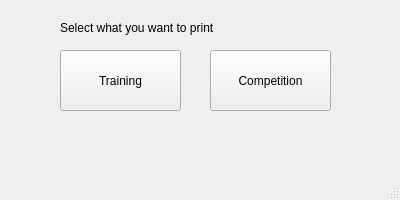
<?xml version="1.0" encoding="UTF-8"?>
<ui version="4.0">
 <class>MainWindow</class>
 <widget class="QMainWindow" name="MainWindow">
  <property name="geometry">
   <rect>
    <x>0</x>
    <y>0</y>
    <width>400</width>
    <height>200</height>
   </rect>
  </property>
  <property name="windowTitle">
   <string>MainWindow</string>
  </property>
  <widget class="QWidget" name="centralwidget">
   <widget class="QPushButton" name="training_btn">
    <property name="geometry">
     <rect>
      <x>60</x>
      <y>50</y>
      <width>121</width>
      <height>61</height>
     </rect>
    </property>
    <property name="text">
     <string>Training</string>
    </property>
   </widget>
   <widget class="QPushButton" name="comp_btn">
    <property name="geometry">
     <rect>
      <x>210</x>
      <y>50</y>
      <width>121</width>
      <height>61</height>
     </rect>
    </property>
    <property name="text">
     <string>Competition</string>
    </property>
   </widget>
   <widget class="QLabel" name="label">
    <property name="geometry">
     <rect>
      <x>60</x>
      <y>20</y>
      <width>211</width>
      <height>16</height>
     </rect>
    </property>
    <property name="text">
     <string>Select what you want to print</string>
    </property>
   </widget>
  </widget>
  <widget class="QMenuBar" name="menubar">
   <property name="geometry">
    <rect>
     <x>0</x>
     <y>0</y>
     <width>400</width>
     <height>20</height>
    </rect>
   </property>
  </widget>
  <widget class="QStatusBar" name="statusbar"/>
 </widget>
 <resources/>
 <connections/>
</ui>
